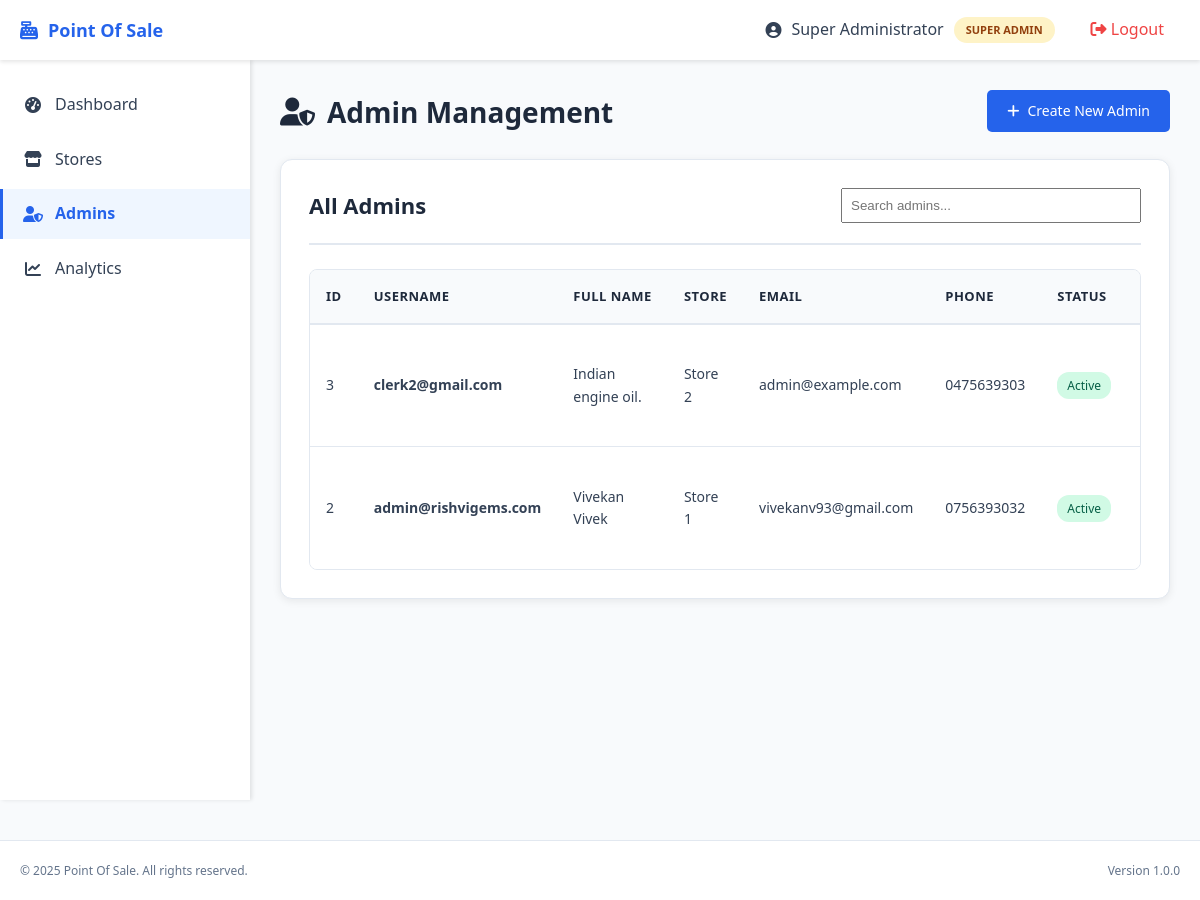
Page /super_admin/admins.php (signed in) on the committed database.
### tables this page shows
CREATE TABLE `users` (
  `id` int(11) NOT NULL,
  `username` varchar(100) NOT NULL,
  `password` varchar(255) NOT NULL,
  `full_name` varchar(255) NOT NULL,
  `email` varchar(255) DEFAULT NULL,
  `phone` varchar(20) DEFAULT NULL,
  `role_id` int(11) NOT NULL,
  `store_id` int(11) DEFAULT NULL,
  `status` enum('active','inactive') DEFAULT 'active',
  `last_login` timestamp NULL DEFAULT NULL,
  `created_at` timestamp NOT NULL DEFAULT current_timestamp(),
  `updated_at` timestamp NOT NULL DEFAULT current_timestamp() ON UPDATE current_timestamp()
);

CREATE TABLE `roles` (
  `id` int(11) NOT NULL,
  `name` varchar(50) NOT NULL,
  `description` text DEFAULT NULL,
  `created_at` timestamp NOT NULL DEFAULT current_timestamp()
);

CREATE TABLE `stores` (
  `id` int(11) NOT NULL,
  `name` varchar(255) NOT NULL,
  `address` text DEFAULT NULL,
  `phone` varchar(20) DEFAULT NULL,
  `email` varchar(255) DEFAULT NULL,
  `status` enum('active','inactive') DEFAULT 'active',
  `created_at` timestamp NOT NULL DEFAULT current_timestamp(),
  `updated_at` timestamp NOT NULL DEFAULT current_timestamp() ON UPDATE current_timestamp()
);

### config/config.php (called while the page is built, shortened)
<?php
function hasRole($roleName) {
    $conn = getDBConnection();
    $stmt = $conn->prepare("SELECT r.name FROM roles r
                           INNER JOIN users u ON u.role_id = r.id
                           WHERE u.id = ? AND r.name = ?");
    $stmt->bind_param("is", $_SESSION['user_id'], $roleName);
    $stmt->execute();
    $result = $stmt->get_result();
    return $result->num_rows > 0;
}

### super_admin/admins.php (the view, shortened to what this page needs)
<?php
require_once __DIR__ . '/../config/config.php';
require_once __DIR__ . '/../includes/header.php';
$conn = getDBConnection();
$action = $_GET['action'] ?? 'list';
$storeId = $_GET['store_id'] ?? null;
$admin = null;
$storesResult = $conn->query("SELECT id, name FROM stores WHERE status = 'active' ORDER BY name");
$stores = $storesResult->fetch_all(MYSQLI_ASSOC);
$query = "SELECT u.*, s.name as store_name
          FROM users u
          LEFT JOIN stores s ON u.store_id = s.id
          WHERE u.role_id = 2";
$query .= " ORDER BY u.created_at DESC";
$result = $conn->query($query);
$admins = $result->fetch_all(MYSQLI_ASSOC);
?>
<?php if ($action == 'create' || $action == 'edit'): ?>
    <div class="card">
        <div class="card-header">
            <h2><i class="fas fa-user-shield"></i> <?php echo $action == 'edit' ? 'Edit' : 'Create'; ?> Admin</h2>
            <a href="admins.php<?php echo $storeId ? '?store_id=' . $storeId : ''; ?>" class="btn btn-secondary btn-sm">
                <i class="fas fa-arrow-left"></i> Back
            </a>
        </div>
        <form method="POST" action="">
            <input type="hidden" name="csrf_token" value="<?php echo generateCSRFToken(); ?>">
            <?php if ($action == 'edit'): ?>
                <input type="hidden" name="id" value="<?php echo $admin['id']; ?>">
            <?php endif; ?>
            <div class="form-row">
                <div class="form-group">
                    <label for="username"><i class="fas fa-user"></i> Username <?php echo $action == 'create' ? '*' : ''; ?></label>
                    <input type="text" id="username" name="username"
                           <?php echo $action == 'create' ? 'required' : 'readonly'; ?>
                           value="<?php echo htmlspecialchars($admin['username'] ?? ''); ?>">
                    <?php if ($action == 'edit'): ?>
                        <small style="color: var(--text-light);">Username cannot be changed</small>
                    <?php endif; ?>
                </div>
                <?php if ($action == 'create'): ?>
                    <div class="form-group">
                        <label for="password"><i class="fas fa-lock"></i> Password *</label>
                        <div class="password-wrapper">
                            <input type="password" id="password" name="password" required
                                   minlength="<?php echo PASSWORD_MIN_LENGTH; ?>">
                            <button type="button" class="password-toggle" onclick="togglePassword('password'); return false;" title="Show password">
                                <i class="fas fa-eye" id="password-toggle-icon"></i>
                            </button>
                        </div>
                    </div>
                <?php endif; ?>
            </div>
            <div class="form-group">
                <label for="full_name"><i class="fas fa-id-card"></i> Full Name *</label>
                <input type="text" id="full_name" name="full_name" required
                       value="<?php echo htmlspecialchars($admin['full_name'] ?? ''); ?>">
            </div>
            <?php if ($action == 'create'): ?>
                <div class="form-group">
                    <label for="store_id"><i class="fas fa-store"></i> Store *</label>
                    <select id="store_id" name="store_id" required>
                        <option value="">Select Store</option>
                        <?php foreach ($stores as $store): ?>
                            <option value="<?php echo $store['id']; ?>"
                                    <?php echo ($storeId && $store['id'] == $storeId) || ($admin && $admin['store_id'] == $store['id']) ? 'selected' : ''; ?>>
                                <?php echo htmlspecialchars($store['name']); ?>
                            </option>
                        <?php endforeach; ?>
                    </select>
                </div>
            <?php else: ?>
                <div class="form-group">
                    <label><i class="fas fa-store"></i> Store</label>
                    <input type="text" value="<?php echo htmlspecialchars($admin['store_name'] ?? 'N/A'); ?>" readonly>
                </div>
            <?php endif; ?>
            <div class="form-row">
                <div class="form-group">
                    <label for="email"><i class="fas fa-envelope"></i> Email</label>
                    <input type="email" id="email" name="email"
                           value="<?php echo htmlspecialchars($admin['email'] ?? ''); ?>">
                </div>
                <div class="form-group">
                    <label for="phone"><i class="fas fa-phone"></i> Phone</label>
                    <input type="text" id="phone" name="phone"
                           value="<?php echo htmlspecialchars($admin['phone'] ?? ''); ?>">
                </div>
            </div>
            <div class="form-group">
                <label for="status"><i class="fas fa-toggle-on"></i> Status</label>
                <select id="status" name="status" required>
                    <option value="active" <?php echo ($admin['status'] ?? 'active') == 'active' ? 'selected' : ''; ?>>Active</option>
                    <option value="inactive" <?php echo ($admin['status'] ?? '') == 'inactive' ? 'selected' : ''; ?>>Inactive</option>
                </select>
            </div>
            <div class="form-group">
                <button type="submit" name="<?php echo $action == 'edit' ? 'update_admin' : 'create_admin'; ?>" class="btn btn-primary">
                    <i class="fas fa-save"></i> <?php echo $action == 'edit' ? 'Update' : 'Create'; ?> Admin
                </button>
            </div>
        </form>
    </div>
    <?php if ($action == 'edit'): ?>
        <div class="card" style="margin-top: 20px;">
            <div class="card-header">
                <h2><i class="fas fa-key"></i> Reset Password</h2>
            </div>
            <form method="POST" action="">
                <input type="hidden" name="csrf_token" value="<?php echo generateCSRFToken(); ?>">
                <input type="hidden" name="id" value="<?php echo $admin['id']; ?>">
                <div class="form-group">
                    <label for="new_password"><i class="fas fa-lock"></i> New Password *</label>
                    <div class="password-wrapper">
                        <input type="password" id="new_password" name="new_password" required
                               minlength="<?php echo PASSWORD_MIN_LENGTH; ?>">
                        <button type="button" class="password-toggle" onclick="togglePassword('new_password'); return false;" title="Show password">
                            <i class="fas fa-eye" id="new_password-toggle-icon"></i>
                        </button>
                    </div>
                </div>
                <div class="form-group">
                    <button type="submit" name="reset_password" class="btn btn-warning">
                        <i class="fas fa-key"></i> Reset Password
                    </button>
                </div>
            </form>
        </div>
    <?php endif; ?>
<?php else: ?>
    <div class="page-header">
        <h1><i class="fas fa-user-shield"></i> Admin Management</h1>
        <a href="admins.php?action=create<?php echo $storeId ? '&store_id=' . $storeId : ''; ?>" class="btn btn-primary">
            <i class="fas fa-plus"></i> Create New Admin
        </a>
    </div>
    <div class="card">
        <div class="card-header">
            <h2>All Admins</h2>
            <input type="text" id="search-admins" placeholder="Search admins..." style="width: 300px; padding: 8px;">
        </div>
        <div class="table-container">
            <table id="admins-table">
                <thead>
                    <tr>
                        <th>ID</th>
                        <th>Username</th>
                        <th>Full Name</th>
                        <th>Store</th>
                        <th>Email</th>
                        <th>Phone</th>
                        <th>Status</th>
                        <th>Last Login</th>
                    </tr>
                </thead>
                <tbody>
                    <?php if (empty($admins)): ?>
                        <tr>
                            <td colspan="10" style="text-align: center; padding: 40px;">
                                <i class="fas fa-inbox" style="font-size: 48px; color: #ccc; margin-bottom: 10px;"></i>
                                <p>No admins found.</p>
                                <a href="admins.php?action=create" class="btn btn-primary" style="margin-top: 20px;">
                                    <i class="fas fa-plus"></i> Create Admin
                                </a>
                            </td>
                        </tr>
                    <?php else: ?>
                        <?php foreach ($admins as $admin): ?>
                            <tr>
                                <td><?php echo $admin['id']; ?></td>
                                <td><strong><?php echo htmlspecialchars($admin['username']); ?></strong></td>
                                <td><?php echo htmlspecialchars($admin['full_name']); ?></td>
                                <td><?php echo htmlspecialchars($admin['store_name'] ?? 'N/A'); ?></td>
                                <td><?php echo htmlspecialchars($admin['email'] ?? 'N/A'); ?></td>
                                <td><?php echo htmlspecialchars($admin['phone'] ?? 'N/A'); ?></td>
                                <td>
                                    <span class="badge <?php echo $admin['status'] == 'active' ? 'badge-success' : 'badge-danger'; ?>">
                                        <?php echo ucfirst($admin['status']); ?>
                                    </span>
                                </td>
                                <td><?php echo $admin['last_login'] ? formatDate($admin['last_login']) : 'Never'; ?></td>
                            </tr>
                        <?php endforeach; ?>
                    <?php endif; ?>
                </tbody>
            </table>
        </div>
    </div>
<?php endif; ?>
<?php require_once __DIR__ . '/../includes/footer.php'; ?>

### includes/header.php (shortened to what this page needs)
<?php
$conn = getDBConnection();
$stmt = $conn->prepare("SELECT u.*, r.name as role_name, s.name as store_name
                       FROM users u
                       INNER JOIN roles r ON u.role_id = r.id
                       LEFT JOIN stores s ON u.store_id = s.id
                       WHERE u.id = ?");
$stmt->bind_param("i", $_SESSION['user_id']);
$stmt->execute();
$result = $stmt->get_result();
$user = $result->fetch_assoc();
?>
<!DOCTYPE html>
<html lang="en">
<head>
    <link rel="stylesheet" href="<?php echo BASE_URL; ?>assets/css/style.css">
    <link rel="stylesheet" href="https://cdnjs.cloudflare.com/ajax/libs/font-awesome/6.4.0/css/all.min.css">
</head>
<body>
    <nav class="navbar">
        <div class="nav-container">
            <div class="nav-brand">
                <i class="fas fa-cash-register"></i>
                <span><?php echo APP_NAME; ?></span>
            </div>
            <div class="nav-menu">
                <div class="nav-user">
                    <i class="fas fa-user-circle"></i>
                    <span><?php echo htmlspecialchars($user['full_name']); ?></span>
                    <span class="role-badge role-<?php echo $user['role_name']; ?>">
                        <?php echo ucfirst(str_replace('_', ' ', $user['role_name'])); ?>
                    </span>
                </div>
                <a href="<?php echo BASE_URL; ?>logout.php" class="nav-link logout">
                    <i class="fas fa-sign-out-alt"></i> Logout
                </a>
            </div>
        </div>
    </nav>
    <div class="sidebar">
        <ul class="sidebar-menu">
            <?php if (hasRole('super_admin')): ?>
                <li><a href="<?php echo BASE_URL; ?>super_admin/dashboard.php" class="<?php echo basename($_SERVER['PHP_SELF']) == 'dashboard.php' ? 'active' : ''; ?>">
                    <i class="fas fa-tachometer-alt"></i> Dashboard
                </a></li>
                <li><a href="<?php echo BASE_URL; ?>super_admin/stores.php" class="<?php echo basename($_SERVER['PHP_SELF']) == 'stores.php' ? 'active' : ''; ?>">
                    <i class="fas fa-store"></i> Stores
                </a></li>
                <li><a href="<?php echo BASE_URL; ?>super_admin/admins.php" class="<?php echo basename($_SERVER['PHP_SELF']) == 'admins.php' ? 'active' : ''; ?>">
                    <i class="fas fa-user-shield"></i> Admins
                </a></li>
                <li><a href="<?php echo BASE_URL; ?>super_admin/analytics.php" class="<?php echo basename($_SERVER['PHP_SELF']) == 'analytics.php' ? 'active' : ''; ?>">
                    <i class="fas fa-chart-line"></i> Analytics
                </a></li>
            <?php endif; ?>
        </ul>
    </div>
    <main class="main-content">

### rows in the picture
users: full_name "Super Administrator", role.name "SUPER ADMIN"
users: id "3", username "clerk2@gmail.com", full_name "Indian engine oil.", store.name "Store 2", email "admin@example.com", phone "0475639303", status "Active"
users: id "2", username "admin@rishvigems.com", full_name "Vivekan Vivek", store.name "Store 1", email "vivekanv93@gmail.com", phone "0756393032", status "Active"

### other values in the picture
APP_NAME "Point Of Sale"
APP_VERSION "1.0.0"
